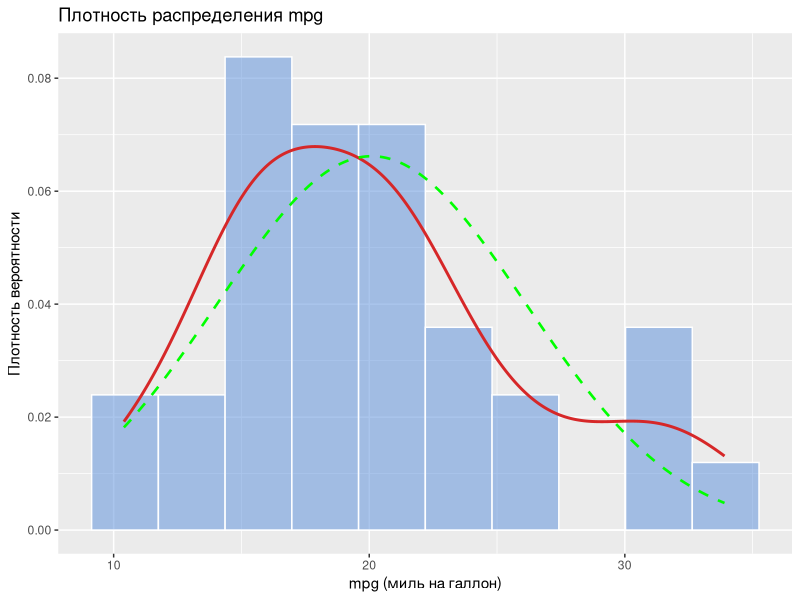
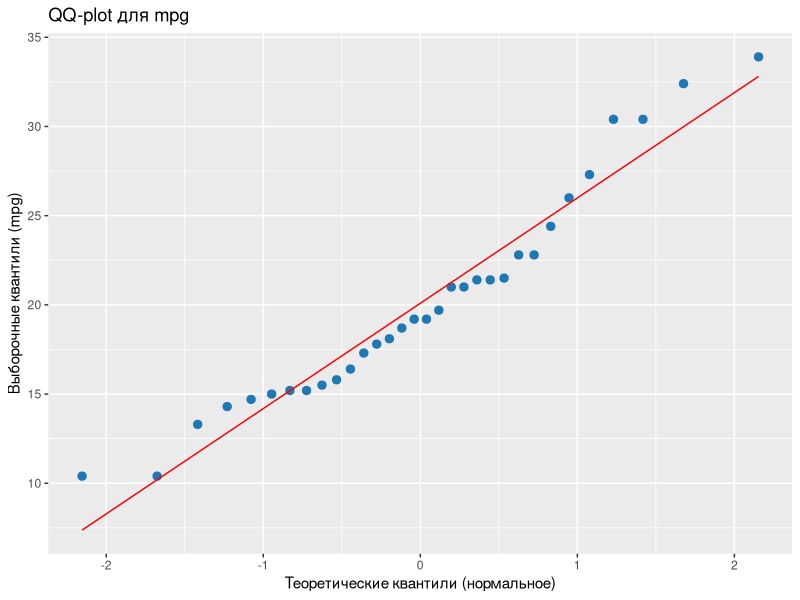
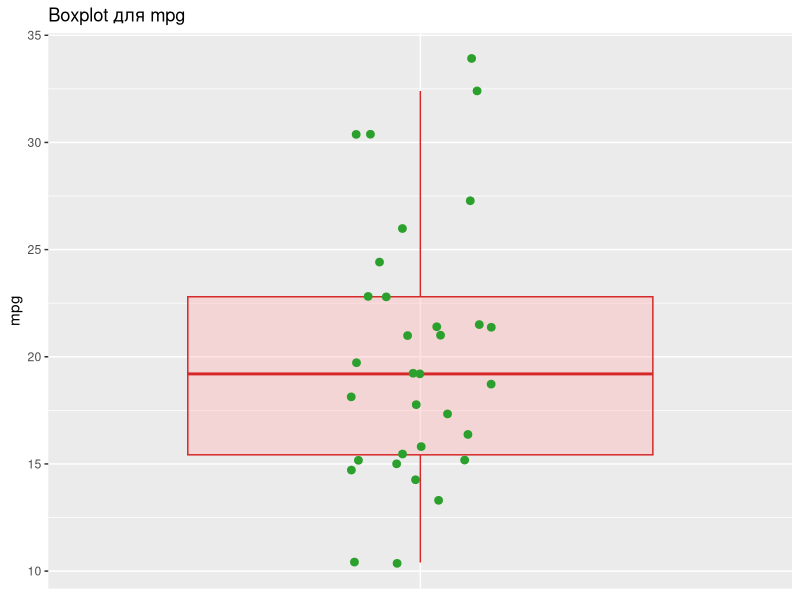
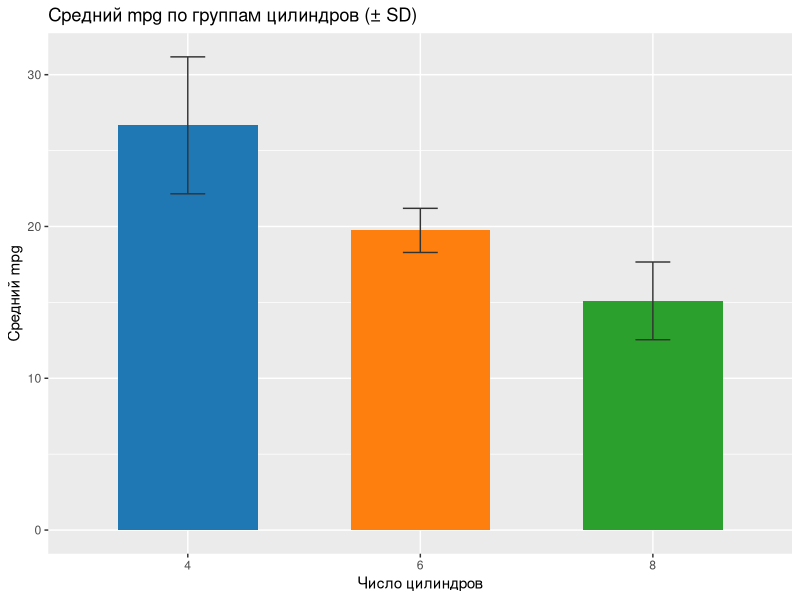
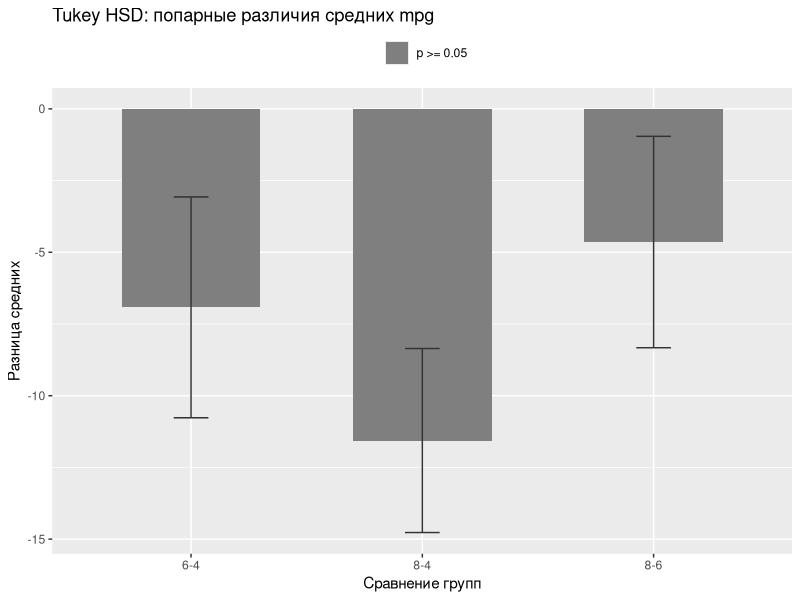

Write R code to recreate these figures, in order.
## ---- chunk 1
knitr::opts_chunk$set(echo = TRUE, warning = FALSE, message = FALSE,
                      fig.width = 8, fig.height = 4.8)
library(dplyr)
library(tidyr)
library(broom)
library(ggplot2)
data(mtcars)
## ---- chunk 2
get_mode <- function(x) {
  ux <- unique(x)
  ux[which.max(tabulate(match(x, ux)))]
}

modes <- sapply(mtcars, get_mode)

extended_stats <- data.frame(
  Variable = names(mtcars),
  Mean     = round(sapply(mtcars, mean), 2),
  Median   = sapply(mtcars, median),
  Mode     = modes,
  SD       = round(sapply(mtcars, sd), 2),
  Min      = sapply(mtcars, min),
  Max      = sapply(mtcars, max),
  row.names = NULL
)
## ---- chunk 3
knitr::kable(extended_stats)
## ---- chunk 4
dfn <- data.frame(x = seq(min(mtcars$mpg), max(mtcars$mpg), length.out = 200))
dfn$y <- dnorm(dfn$x, mean = mean(mtcars$mpg), sd = sd(mtcars$mpg))
ggplot(mtcars, aes(x = mpg)) +
  geom_histogram(aes(y = after_stat(density)), bins = 10,
                 fill = scales::alpha("#6496DC", 0.55), color = "white") +
  geom_density(color = "#d62728", linewidth = 1) +
  geom_line(data = dfn, aes(x, y), color = "green",
            linetype = "dashed", linewidth = 0.9) +
  labs(title = "Плотность распределения mpg",
       x = "mpg (миль на галлон)", y = "Плотность вероятности")
## ---- chunk 5
qq_data <- as.data.frame(qqnorm(mtcars$mpg, plot.it = FALSE))
qq_data$line <- fitted(lm(y ~ x, data = qq_data))
ggplot(qq_data, aes(x, y)) +
  geom_point(color = "#1f77b4", size = 2.5) +
  geom_line(aes(y = line), color = "red") +
  labs(title = "QQ-plot для mpg",
       x = "Теоретические квантили (нормальное)",
       y = "Выборочные квантили (mpg)")
## ---- chunk 6
shapiro_res <- shapiro.test(mtcars$mpg)
print(shapiro_res)
## ---- chunk 7
ggplot(mtcars, aes(x = "", y = mpg)) +
  geom_boxplot(fill = scales::alpha("#FFB4B4", 0.4), color = "#d62728",
               outlier.shape = NA) +
  geom_jitter(width = 0.12, size = 2.3, color = "#2ca02c") +
  labs(title = "Boxplot для mpg", x = NULL, y = "mpg") +
  theme(axis.text.x = element_blank(), axis.ticks.x = element_blank())
## ---- chunk 8
Q1 <- quantile(mtcars$mpg, 0.25)
Q3 <- quantile(mtcars$mpg, 0.75)
IQR_val <- Q3 - Q1
lower_bound <- Q1 - 1.5 * IQR_val
upper_bound <- Q3 + 1.5 * IQR_val

cat(sprintf("Q1 = %.2f, Q3 = %.2f, IQR = %.2f\n", Q1, Q3, IQR_val))
cat(sprintf("Границы нормы: [%.2f ; %.2f]\n", lower_bound, upper_bound))

out_rows <- mtcars[mtcars$mpg < lower_bound | mtcars$mpg > upper_bound,
                   c("mpg", "cyl", "hp")]
out_cars <- rownames(out_rows)
cat("Автомобили-выбросы:", paste(out_cars, collapse = ", "), "\n")
## ---- chunk 9
knitr::kable(out_rows)
## ---- chunk 10
group_stats <- mtcars %>%
  group_by(cyl) %>%
  summarise(n = n(), mean_mpg = mean(mpg), median_mpg = median(mpg),
            sd_mpg = sd(mpg), .groups = "drop")
## ---- chunk 11
knitr::kable(group_stats, digits = 2)
## ---- chunk 12
ggplot(group_stats, aes(x = factor(cyl), y = mean_mpg, fill = factor(cyl))) +
  geom_col(width = 0.6) +
  geom_errorbar(aes(ymin = mean_mpg - sd_mpg, ymax = mean_mpg + sd_mpg),
                width = 0.15, color = "#333333") +
  scale_fill_manual(values = c("#1f77b4", "#ff7f0e", "#2ca02c")) +
  labs(title = "Средний mpg по группам цилиндров (± SD)",
       x = "Число цилиндров", y = "Средний mpg") +
  theme(legend.position = "none")
## ---- chunk 13
t_res <- t.test(mpg ~ cyl, data = mtcars %>% filter(cyl %in% c(4, 6)))
print(t_res)
## ---- chunk 14
mtcars$cyl_f <- factor(mtcars$cyl)
anova_res <- aov(mpg ~ cyl_f, data = mtcars)
print(summary(anova_res))

tukey_res <- TukeyHSD(anova_res)
print(tukey_res)
## ---- chunk 15
tukey_df <- as.data.frame(tukey_res$cyl_f)
tukey_df$comparison <- rownames(tukey_df)
tukey_df$half <- (tukey_df$upr - tukey_df$lwr) / 2
ggplot(tukey_df, aes(x = comparison, y = diff, fill = `p adj` < 0.05)) +
  geom_col(width = 0.6) +
  geom_errorbar(aes(ymin = diff - half, ymax = diff + half),
                width = 0.15, color = "#333333") +
  scale_fill_manual(values = c("#7f7f7f", "#d62728"),
                    labels = c("p >= 0.05", "p < 0.05")) +
  labs(title = "Tukey HSD: попарные различия средних mpg",
       x = "Сравнение групп", y = "Разница средних", fill = "") +
  theme(legend.position = "top")
